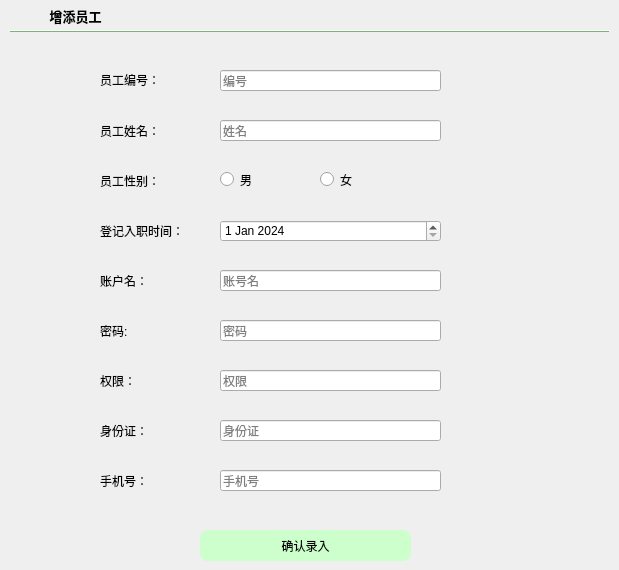
    <widget class="QWidget" name="page_2">
     <widget class="QLabel" name="label_9">
      <property name="geometry">
       <rect>
        <x>100</x>
        <y>60</y>
        <width>101</width>
        <height>40</height>
       </rect>
      </property>
      <property name="styleSheet">
       <string notr="true">font: 9pt &quot;FontAwesome&quot;;</string>
      </property>
      <property name="text">
       <string>员工编号：</string>
      </property>
     </widget>
     <widget class="QFrame" name="split_2">
      <property name="geometry">
       <rect>
        <x>10</x>
        <y>30</y>
        <width>600</width>
        <height>2</height>
       </rect>
      </property>
      <property name="styleSheet">
       <string notr="true">color:#CCFFCC;
border-color:#CCFFCC;
background-color:#CCFFCC</string>
      </property>
      <property name="frameShape">
       <enum>QFrame::HLine</enum>
      </property>
      <property name="frameShadow">
       <enum>QFrame::Raised</enum>
      </property>
     </widget>
     <widget class="QLabel" name="label_10">
      <property name="geometry">
       <rect>
        <x>100</x>
        <y>260</y>
        <width>101</width>
        <height>41</height>
       </rect>
      </property>
      <property name="styleSheet">
       <string notr="true">font: 9pt &quot;FontAwesome&quot;;</string>
      </property>
      <property name="text">
       <string>账户名：</string>
      </property>
     </widget>
     <widget class="QLabel" name="label_11">
      <property name="geometry">
       <rect>
        <x>100</x>
        <y>110</y>
        <width>101</width>
        <height>41</height>
       </rect>
      </property>
      <property name="styleSheet">
       <string notr="true">font: 9pt &quot;FontAwesome&quot;;</string>
      </property>
      <property name="text">
       <string>员工姓名：</string>
      </property>
     </widget>
     <widget class="QLabel" name="label_12">
      <property name="geometry">
       <rect>
        <x>100</x>
        <y>310</y>
        <width>101</width>
        <height>41</height>
       </rect>
      </property>
      <property name="styleSheet">
       <string notr="true">font: 9pt &quot;FontAwesome&quot;;</string>
      </property>
      <property name="text">
       <string>密码:</string>
      </property>
     </widget>
     <widget class="QLabel" name="label_13">
      <property name="geometry">
       <rect>
        <x>100</x>
        <y>160</y>
        <width>101</width>
        <height>41</height>
       </rect>
      </property>
      <property name="styleSheet">
       <string notr="true">font: 9pt &quot;FontAwesome&quot;;</string>
      </property>
      <property name="text">
       <string>员工性别：</string>
      </property>
     </widget>
     <widget class="QLabel" name="label_14">
      <property name="geometry">
       <rect>
        <x>100</x>
        <y>360</y>
        <width>101</width>
        <height>41</height>
       </rect>
      </property>
      <property name="styleSheet">
       <string notr="true">font: 9pt &quot;FontAwesome&quot;;</string>
      </property>
      <property name="text">
       <string>权限：</string>
      </property>
     </widget>
     <widget class="QLabel" name="label_15">
      <property name="geometry">
       <rect>
        <x>100</x>
        <y>210</y>
        <width>101</width>
        <height>41</height>
       </rect>
      </property>
      <property name="styleSheet">
       <string notr="true">font: 9pt &quot;FontAwesome&quot;;</string>
      </property>
      <property name="text">
       <string>登记入职时间：</string>
      </property>
     </widget>
     <widget class="QLabel" name="label_16">
      <property name="geometry">
       <rect>
        <x>100</x>
        <y>410</y>
        <width>101</width>
        <height>41</height>
       </rect>
      </property>
      <property name="styleSheet">
       <string notr="true">font: 9pt &quot;FontAwesome&quot;;</string>
      </property>
      <property name="text">
       <string>身份证：</string>
      </property>
     </widget>
     <widget class="QLabel" name="label_17">
      <property name="geometry">
       <rect>
        <x>100</x>
        <y>460</y>
        <width>101</width>
        <height>41</height>
       </rect>
      </property>
      <property name="styleSheet">
       <string notr="true">font: 9pt &quot;FontAwesome&quot;;</string>
      </property>
      <property name="text">
       <string>手机号：</string>
      </property>
     </widget>
     <widget class="QLineEdit" name="inputsid">
      <property name="geometry">
       <rect>
        <x>220</x>
        <y>70</y>
        <width>221</width>
        <height>21</height>
       </rect>
      </property>
      <property name="placeholderText">
       <string>编号</string>
      </property>
     </widget>
     <widget class="QLineEdit" name="inputname">
      <property name="geometry">
       <rect>
        <x>220</x>
        <y>120</y>
        <width>221</width>
        <height>21</height>
       </rect>
      </property>
      <property name="placeholderText">
       <string>姓名</string>
      </property>
     </widget>
     <widget class="QLineEdit" name="inputuser">
      <property name="geometry">
       <rect>
        <x>220</x>
        <y>270</y>
        <width>221</width>
        <height>21</height>
       </rect>
      </property>
      <property name="placeholderText">
       <string>账号名</string>
      </property>
     </widget>
     <widget class="QLineEdit" name="inputpwd">
      <property name="geometry">
       <rect>
        <x>220</x>
        <y>320</y>
        <width>221</width>
        <height>21</height>
       </rect>
      </property>
      <property name="placeholderText">
       <string>密码</string>
      </property>
     </widget>
     <widget class="QLineEdit" name="inputrole">
      <property name="geometry">
       <rect>
        <x>220</x>
        <y>370</y>
        <width>221</width>
        <height>21</height>
       </rect>
      </property>
      <property name="placeholderText">
       <string>权限</string>
      </property>
     </widget>
     <widget class="QLineEdit" name="inputidcard">
      <property name="geometry">
       <rect>
        <x>220</x>
        <y>420</y>
        <width>221</width>
        <height>21</height>
       </rect>
      </property>
      <property name="placeholderText">
       <string>身份证</string>
      </property>
     </widget>
     <widget class="QLineEdit" name="inputphone">
      <property name="geometry">
       <rect>
        <x>220</x>
        <y>470</y>
        <width>221</width>
        <height>21</height>
       </rect>
      </property>
      <property name="placeholderText">
       <string>手机号</string>
      </property>
     </widget>
     <widget class="QToolButton" name="toolButton_3">
      <property name="geometry">
       <rect>
        <x>20</x>
        <y>0</y>
        <width>111</width>
        <height>31</height>
       </rect>
      </property>
      <property name="font">
       <font>
        <family>FontAwesome</family>
        <pointsize>10</pointsize>
        <weight>75</weight>
        <bold>true</bold>
       </font>
      </property>
      <property name="styleSheet">
       <string notr="true">border:none
</string>
      </property>
      <property name="text">
       <string>增添员工</string>
      </property>
      <property name="icon">
       <iconset>
        <normaloff>../../../../../pictures/insert.png</normaloff>../../../../../pictures/insert.png</iconset>
      </property>
      <property name="toolButtonStyle">
       <enum>Qt::ToolButtonTextBesideIcon</enum>
      </property>
     </widget>
     <widget class="QPushButton" name="commitAdd">
      <property name="geometry">
       <rect>
        <x>200</x>
        <y>530</y>
        <width>211</width>
        <height>31</height>
       </rect>
      </property>
      <property name="styleSheet">
       <string notr="true">#commitAdd{background:#CCFFCC;
border-radius:8px}
#commitAdd:hover
{
background:#CCFF99
}</string>
      </property>
      <property name="text">
       <string>确认录入</string>
      </property>
     </widget>
     <widget class="QDateEdit" name="inputdate">
      <property name="geometry">
       <rect>
        <x>220</x>
        <y>220</y>
        <width>221</width>
        <height>22</height>
       </rect>
      </property>
      <property name="dateTime">
       <datetime>
        <hour>0</hour>
        <minute>0</minute>
        <second>0</second>
        <year>2024</year>
        <month>1</month>
        <day>1</day>
       </datetime>
      </property>
     </widget>
     <widget class="QRadioButton" name="inputfemale">
      <property name="geometry">
       <rect>
        <x>320</x>
        <y>170</y>
        <width>115</width>
        <height>19</height>
       </rect>
      </property>
      <property name="text">
       <string>女</string>
      </property>
     </widget>
     <widget class="QRadioButton" name="inputmale">
      <property name="geometry">
       <rect>
        <x>220</x>
        <y>170</y>
        <width>81</width>
        <height>19</height>
       </rect>
      </property>
      <property name="text">
       <string>男</string>
      </property>
     </widget>
    </widget>
